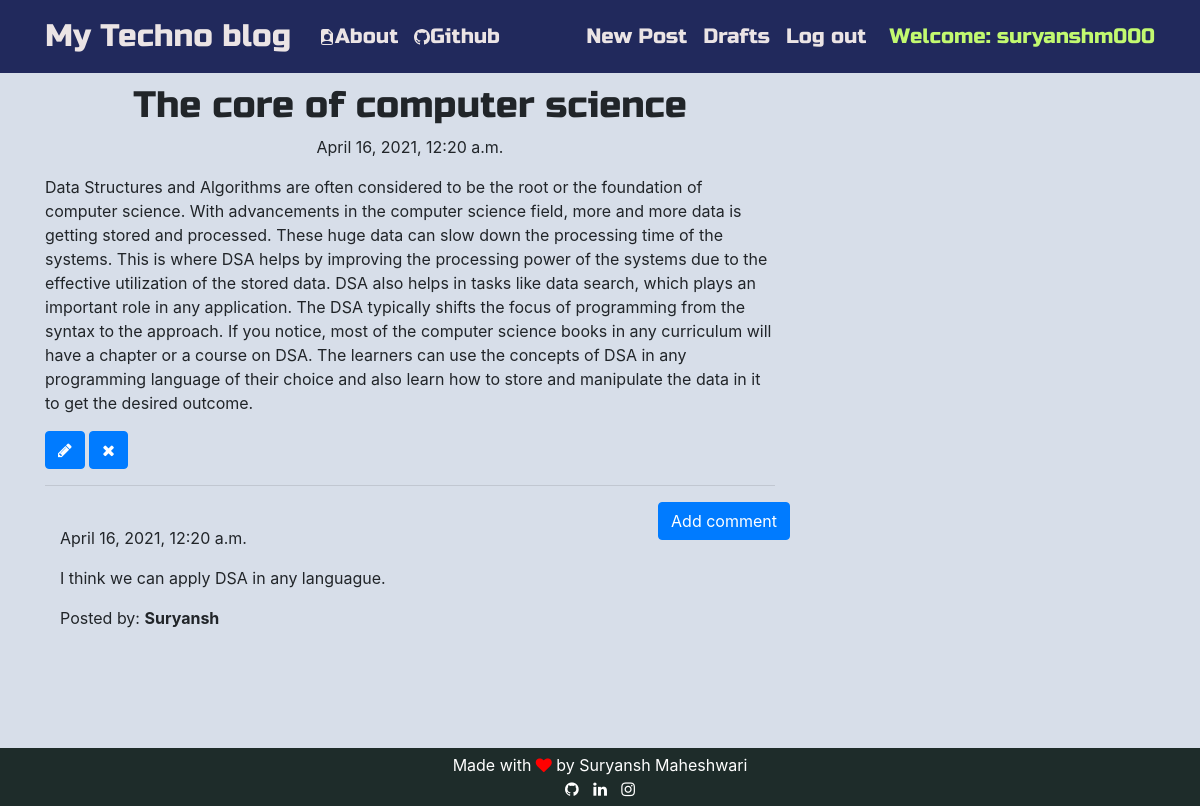
The app's page /post/5 (signed in) with its own data.
### blog/models.py (models this page shows, shortened)
class Post(models.Model):
    author = models.ForeignKey('auth.User',on_delete=models.CASCADE)
    title = models.CharField(max_length=200)
    text = models.TextField()
    created_date = models.DateTimeField(default=timezone.now)
    published_date = models.DateTimeField(blank=True, null=True)

class Comment(models.Model):
    post = models.ForeignKey('blog.Post', related_name='comments',on_delete=models.CASCADE)
    author = models.CharField(max_length=200)
    text = models.TextField()
    created_date = models.DateTimeField(default=timezone.now)
    approved_comment = models.BooleanField(default=False)

### blog/views.py (the view)
# urls.py: path('post/<int:pk>', views.PostDetailView.as_view(), name='post_detail'),
class PostDetailView(DetailView):
    model = Post

### blog/templates/blog/post_detail.html (shortened to what this page needs)
{% extends 'blog/base.html' %}
{% block content %}
        <h1 class='posttitle loader'>{{ post.title }}</h1>
        {% if post.published_date %}
            <div class="date postdate">
                {{ post.published_date }}
            </div>
        {% else %}
            <a class="btn btn-outline-dark" href="{% url 'post_publish' pk=post.pk %}">Publish</a>
        {% endif %}
      <p class='postcontent' >{{ post.text|safe|linebreaksbr }}</p>
      {% if user.is_authenticated %}
          <a class="btn btn-primary" href="{% url 'post_edit' pk=post.pk %}"><span class="fa fa-pencil"></span></a>
          <a class="btn btn-primary" href="{% url 'post_remove' pk=post.pk %}"><span class="fa fa-remove"></span></a>
      {% endif %}
  <hr>
  <a class="btn btn-primary btn-comment" href="{% url 'add_comment_to_post' pk=post.pk %}">Add comment</a>
  <div class="container">
  {% for comment in post.comments.all %}
  <br>
      {% if user.is_authenticated or comment.approved_comment %}
              {{ comment.created_date }}
          <p>{{ comment.text|safe|linebreaks }}</p>
          <p>Posted by: <strong>{{ comment.author }}</strong></p>
      {% endif %}
  {% empty %}
      <p>No comments posted.</p>
  {% endfor %}
</div>
{% endblock %}

### blog/templates/blog/base.html (shortened to what this page needs)
<!DOCTYPE html>
{% load static %}
<html>
  <head>
    <link rel="stylesheet" href="https://stackpath.bootstrapcdn.com/bootstrap/4.1.3/css/bootstrap.min.css"
>
    <link href="https://maxcdn.bootstrapcdn.com/font-awesome/4.7.0/css/font-awesome.min.css" rel="stylesheet">
    <link rel="stylesheet" href="//cdn.jsdelivr.net/medium-editor/latest/css/medium-editor.min.css" type="text/css" media="screen" charset="utf-8">
    <link rel="stylesheet" href="{% static 'css/blog.css' %}">
  </head>
  <body >
    <nav class="navbar navbar-expand-lg techfont">
      <div class="container">
        <div class="navbar-nav align-items-center">
          <a class="navbar-brand bigbrand" href="{% url 'post_list' %}" style="margin-right: 20px;">My Techno blog    </a>
          <a class="nav-item nav-link" href="{% url 'about' %}" >  <span></span>About</a>
          <a class="nav-item nav-link" href="https://www.github.com">Github</a>
        </div>
        <div class="navbar-nav align-items-center ml-auto">
          {% if user.is_authenticated %}
            <a class="nav-item nav-link" href="{% url 'post_new' %}">New Post</a>
            <a class="nav-item nav-link" href="{% url 'post_draft_list' %}">Drafts</a>
            <a class="nav-item nav-link" href="{% url 'logout' %}">Log out</a>
            <a style="margin-left: 15px; color: #C2F970">Welcome: {{ user.username }}</a>
          {% else %}
            <a class="nav-item nav-link" href="{% url 'login' %}" aria-label="Login">
              <span class="fa fa-user" aria-hidden="true"></span></a>
          {% endif %}
        </div>
      </div>
    </nav>
      <div class="content container loader">
          <div class="row">
              <div class="col-md-8">
                <div class="blog_posts">
                  {% block content %}
                  {% endblock %}
                </div>
              </div>
          </div>
        </div>
      <footer>
        <div>Made with
          <i class="fa fa-heart " style="color: red;" ></i>
          by Suryansh Maheshwari
        </div>
        <div>
          <a href="https://github.com/Suryanshm000"><i class='fa fa-github'></i></a>
          <a href="https://www.linkedin.com/in/suryansh-maheshwari-341a641b7/"><i class='fa fa-linkedin'></i></a>
          <a href="https://www.instagram.com/suryam_000/"><i class='fa fa-instagram'></i></a>
        </div>
      </footer>
  </body>
</html>

### blog/static/css/blog.css (style rules this page uses)
.techfont { font-family: 'Russo One', sans-serif; font-size: 1.3em; margin-bottom: 10px; }
body { background-color: #d7dee9; }
nav { background-color: #21295C; }
nav div a { color: #ebe4e5; }
.content { padding-bottom: 160px; }
footer { background-color: #1e2c2a; color: white; position: fixed; bottom: 0; min-width:100%; padding: 5px; text-align: center; }
footer div a { margin: 5px; color: white; }
.postdate { text-align: center; }
.posttitle { font-family: 'Russo One', sans-serif; font-size: 2.3em; text-align: center; }
.postcontent { font-family: 'Montserrat'; font-size: 1.5em; }
.btn-comment { position: absolute; right: 0px; }
.bigbrand { font-size: 1.5em; }
.loader { filter:hue-rotate(0deg); color: linear-gradient(45deg,#0f8,#08f); animation:hue 5000ms infinite linear; }

### records on screen
Post: title "The core of computer science", published_date "April 16, 2021, 12:20 a.m.", text "Data Structures and Algorithms are often considered to be the root or the foundation of computer science. With advancements in the computer science field, more and more data is getting stored and processed. These huge data can slow down the processing time of the systems. This is where DSA helps by improving the processing power of the systems due to the effective utilization of the stored data. DSA also helps in tasks like data search, which plays an important role in any application. The DSA typically shifts the focus of programming from the syntax to the approach. If you notice, most of the computer science books in any curriculum will have a chapter or a course on DSA. The learners can…"
Comment: created_date "April 16, 2021, 12:20 a.m.", text "I think we can apply DSA in any languague.", author "Suryansh"

### other values on screen
{{ user.username }} "suryanshm000"
